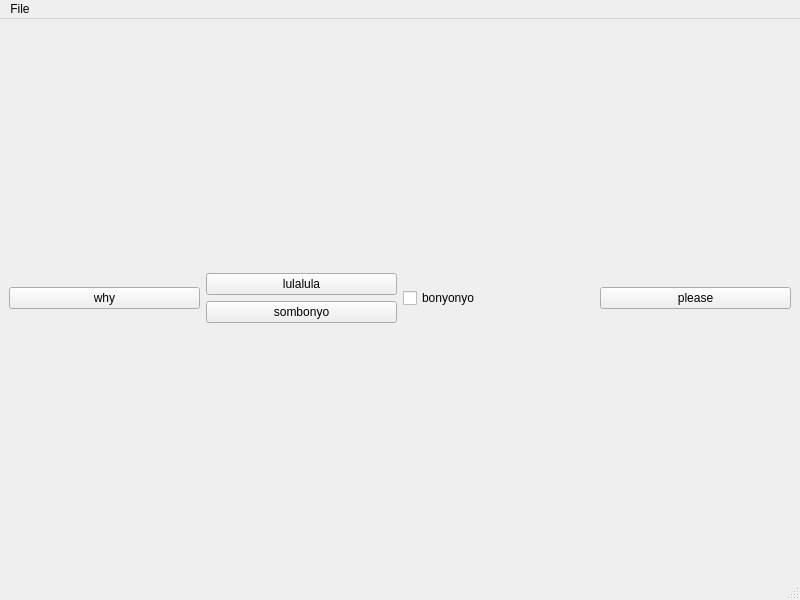
<?xml version="1.0" encoding="UTF-8"?>
<ui version="4.0">
 <class>MainWindow</class>
 <widget class="QMainWindow" name="MainWindow">
  <property name="geometry">
   <rect>
    <x>0</x>
    <y>0</y>
    <width>800</width>
    <height>600</height>
   </rect>
  </property>
  <property name="windowTitle">
   <string>Broncho</string>
  </property>
  <widget class="QWidget" name="centralwidget">
   <layout class="QGridLayout" name="gridLayout">
    <item row="0" column="3">
     <widget class="QPushButton" name="please">
      <property name="text">
       <string>please</string>
      </property>
     </widget>
    </item>
    <item row="0" column="2">
     <widget class="QCheckBox" name="bonyoNyo">
      <property name="text">
       <string>bonyonyo</string>
      </property>
     </widget>
    </item>
    <item row="0" column="0">
     <widget class="QPushButton" name="why">
      <property name="text">
       <string>why</string>
      </property>
     </widget>
    </item>
    <item row="0" column="1">
     <layout class="QVBoxLayout" name="verticalLayout">
      <item>
       <widget class="QPushButton" name="somboNyo">
        <property name="text">
         <string>lulalula</string>
        </property>
       </widget>
      </item>
      <item>
       <widget class="QPushButton" name="lulaLula">
        <property name="text">
         <string>sombonyo</string>
        </property>
       </widget>
      </item>
     </layout>
    </item>
   </layout>
  </widget>
  <widget class="QMenuBar" name="menubar">
   <property name="geometry">
    <rect>
     <x>0</x>
     <y>0</y>
     <width>800</width>
     <height>21</height>
    </rect>
   </property>
   <widget class="QMenu" name="menuFile">
    <property name="title">
     <string>File</string>
    </property>
    <addaction name="actionSave"/>
    <addaction name="actionOpen"/>
    <addaction name="actionNew"/>
   </widget>
   <addaction name="menuFile"/>
  </widget>
  <widget class="QStatusBar" name="statusbar"/>
  <action name="actionSave">
   <property name="text">
    <string>save</string>
   </property>
  </action>
  <action name="actionOpen">
   <property name="text">
    <string>open</string>
   </property>
  </action>
  <action name="actionNew">
   <property name="text">
    <string>new</string>
   </property>
  </action>
 </widget>
 <resources/>
 <connections/>
</ui>
